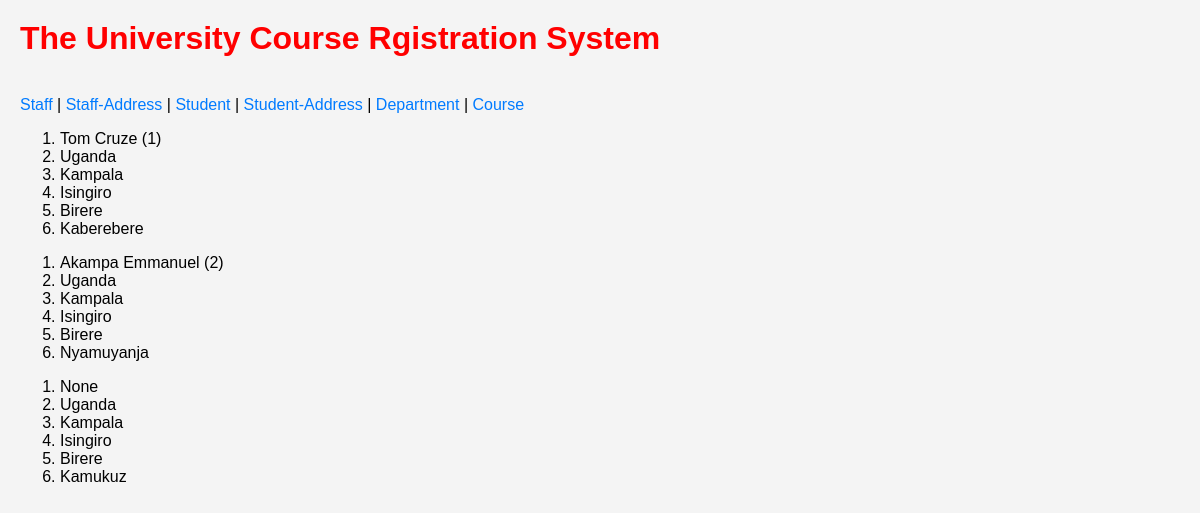
Page /address_student/ on the committed database.
### Class_app/models.py (models this page shows, shortened)
class Address_Student(models.Model):
    student = models.OneToOneField(Student, on_delete=models.SET_NULL, null=True)
    country = models.CharField(max_length=255)
    city = models.CharField(max_length=255)
    district = models.CharField(max_length=255)
    subcounty = models.CharField(max_length=255)
    village = models.CharField(primary_key=True,max_length=255)

class Student (models.Model):
    First_name = models.CharField(max_length=100)
    Last_name = models.CharField(max_length=100)
    Student_id = models.IntegerField(primary_key=True, unique=True)
    def __str__(self):
        return f"{self.First_name} {self.Last_name} ({self.Student_id})"

### Class_app/views.py (the view)
# urls.py: path('address_student/', AddressStudentList.as_view(), name='address_student'),
class AddressStudentList(ListView):
    model = Address_Student
    template_name = "address_student.html"

### Templates/address_student.html
{% extends 'base.html' %}
{% block content %}
{% for address_student in address_student_list %}
<ol>
    <li>{{ address_student.student}}</li>
    <li>{{ address_student.country}}</li>
    <li>{{ address_student.city}}</li>
    <li>{{ address_student.district}}</li>
    <li>{{ address_student.subcounty}}</li>
    <li>{{ address_student.village}}</li>
</ol>
{% endfor %}
{% endblock content %}

### Templates/base.html (style rules this page uses)
body { font-family: Arial, sans-serif; background-color: #f4f4f4; margin: 0; padding: 20px; }

### rows in the picture
Address_Student: student "Tom Cruze (1)", country "Uganda", city "Kampala", district "Isingiro", subcounty "Birere", village "Kaberebere"
Address_Student: student "Akampa Emmanuel (2)", country "Uganda", city "Kampala", district "Isingiro", subcounty "Birere", village "Nyamuyanja"
Address_Student: student "None", country "Uganda", city "Kampala", district "Isingiro", subcounty "Birere", village "Kamukuz"
